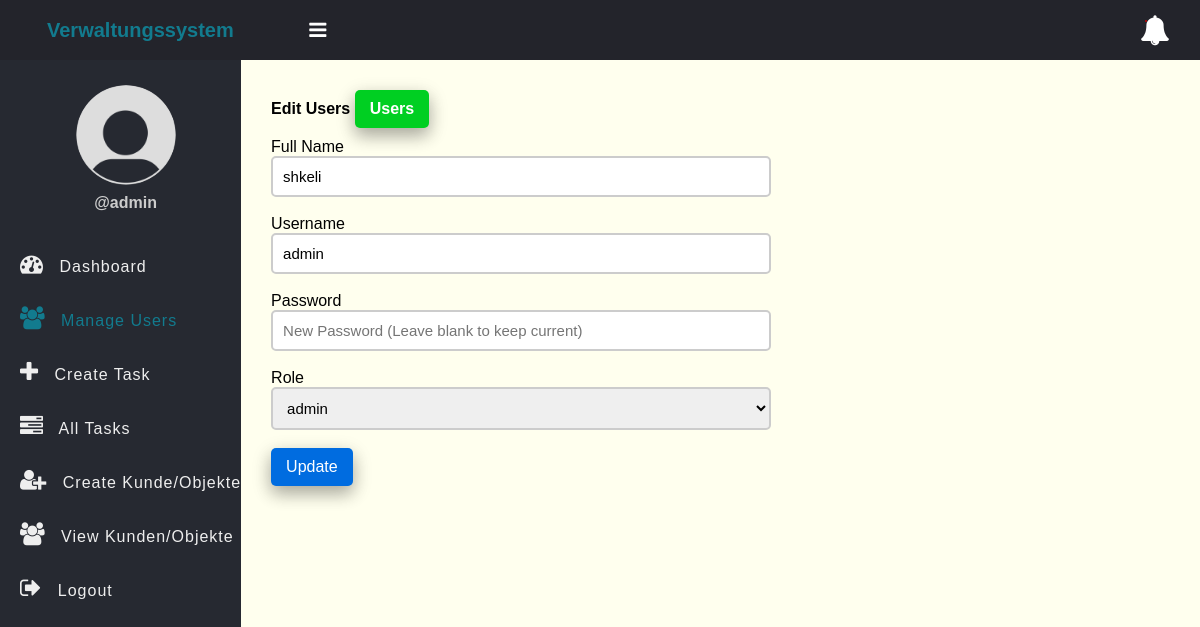
Screenshot of /edit-user.php?id=15 (signed in) with the database file from the repository.
### tables this page shows
CREATE TABLE `users` (
                         `id` int(11) NOT NULL,
                         `full_name` varchar(50) NOT NULL,
                         `username` varchar(50) NOT NULL,
                         `password` varchar(255) NOT NULL,
                         `role` enum('admin','manager','employee') NOT NULL,
                         `created_at` timestamp NOT NULL DEFAULT current_timestamp()
);

### app/Model/User.php (called while the page is built, shortened)
<?php
function get_user_by_id($conn, $id){
	$sql = "SELECT * FROM users WHERE id =? ";
	$stmt = $conn->prepare($sql);
	$stmt->execute([$id]);
	if($stmt->rowCount() > 0){
		$user = $stmt->fetch();
	}else $user = 0;
	return $user;
}

### edit-user.php (the view, shortened to what this page needs)
<?php
if (isset($_SESSION['role']) && isset($_SESSION['id']) && $_SESSION['role'] == "admin") {
    include "DB_connection.php";
    include "app/Model/User.php";
    $id = $_GET['id'];
    $user = get_user_by_id($conn, $id);
    ?>
    <!DOCTYPE html>
    <html>
    <head>
        <link rel="stylesheet" href="https://stackpath.bootstrapcdn.com/font-awesome/4.7.0/css/font-awesome.min.css">
        <link rel="stylesheet" href="css/style.css">
    </head>
    <body>
    <?php include "inc/header.php" ?>
    <div class="body">
        <?php include "inc/nav.php" ?>
        <section class="section-1">
            <h4 class="title">Edit Users <a href="user.php">Users</a></h4>
            <form class="form-1"
                  method="POST"
                  action="app/update-user.php">
                <div class="input-holder">
                    <label>Full Name</label>
                    <input type="text" name="full_name" class="input-1" placeholder="Full Name" value="<?=$user['full_name']?>" required><br>
                </div>
                <div class="input-holder">
                    <label>Username</label>
                    <input type="text" name="user_name" value="<?=$user['username']?>" class="input-1" placeholder="Username" required><br>
                </div>
                <div class="input-holder">
                    <label>Password</label>
                    <input type="password" value="" name="password" class="input-1" placeholder="New Password (Leave blank to keep current)"><br>
                </div>
                <div class="input-holder">
                    <label>Role</label>
                    <select name="role" class="input-1" required>
                        <option value="admin" <?= ($user['role'] == "admin") ? "selected" : "" ?>>admin</option>
                    </select>
                    <br>
                </div>
                <button class="edit-btn">Update</button>
            </form>
        </section>
    </div>
    </body>
    </html>
<?php }else{
    $em = "First login";
    header("Location: login.php?error=$em");
    exit();
}
?>

### css/style.css (style rules this page uses)
* { padding: 0; margin: 0; box-sizing: border-box; font-family: arial, sans-serif; }
.body { display: flex; }
.section-1 { padding: 30px; }
.section-1 .title { margin-bottom: 10px; }
.section-1 .title a { text-decoration: none; display: inline-block; padding-left: 10px; border: none; background: #00CF22; padding: 10px 15px; color: #fff; font-size: 16px; border-radius: 5px; cursor: pointer; outline: none; transition: background 1s; box-shadow: 0 8px 16px 0 rgba(0,0,0,0.2), 0 6px 20px 0 rgba(0,0,0,0.19); }
.section-1 { width: 100%; background: #ffe; }
.edit-btn { text-decoration: none; display: inline-block; padding-left: 10px; border: none; background: #006CE0; padding: 10px 15px; color: #fff; font-size: 16px; border-radius: 5px; cursor: pointer; outline: none; transition: background 1s; box-shadow: 0 8px 16px 0 rgba(0,0,0,0.2), 0 6px 20px 0 rgba(0,0,0,0.19); }
.form-1 { width: 90%; max-width: 500px; }
.input-1 { border: 2px solid #ccc; width: 100%; padding: 10px; font-size: 15px; outline: none; border-radius: 5px; display: block; }

### rows the page displays
users: full_name "shkeli", user_name "admin", role "admin"

### other values shown
$_SESSION['username'] "admin"
